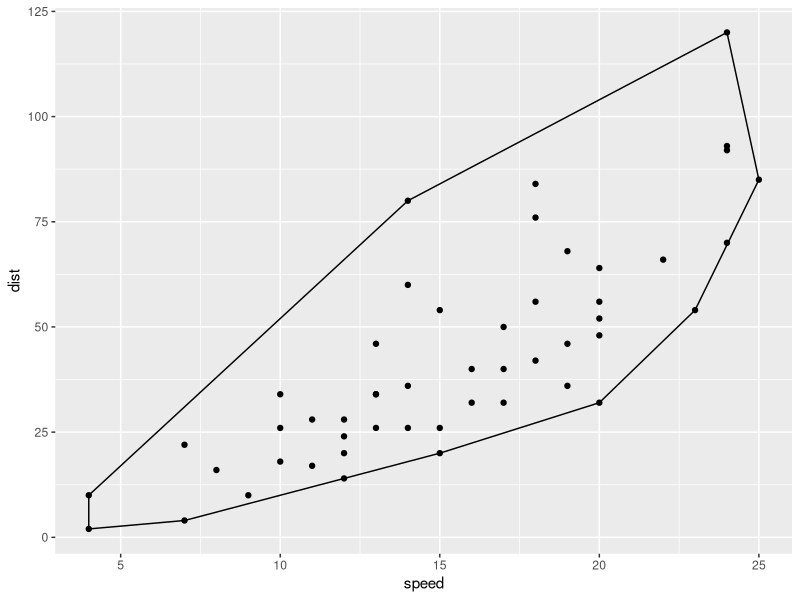
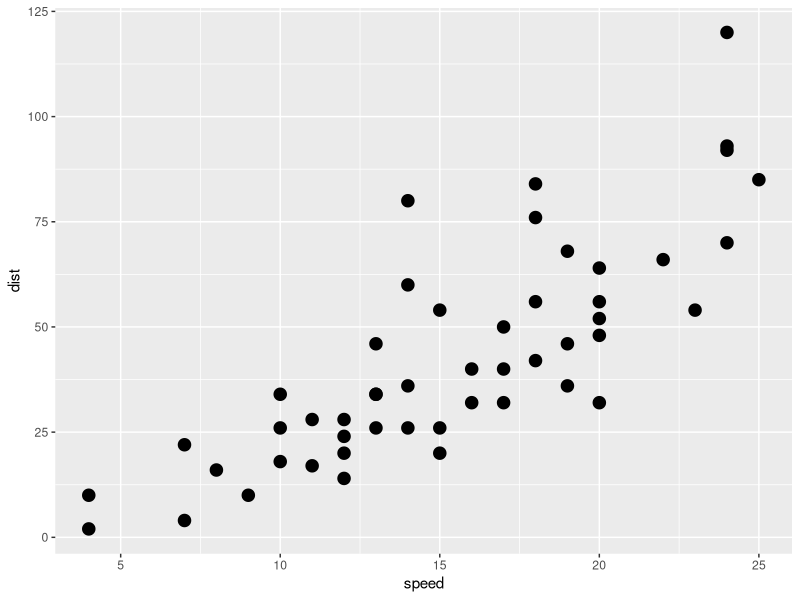

Reproduce these figures in R, in order.
## ---- chunk 1
library(ggplot2)
## ---- chunk 2
StatChull <- ggproto("StatChull", Stat,
                     compute_group = function(data, scales) {
                       data[chull(data$x, data$y), , drop = FALSE]
                     },
                     required_aes = c("x", "y"))
stat_chull <- function(mapping = NULL, data = NULL, geom = "polygon",
                       position = "identity", na.rm = FALSE, show.legend = NA, 
                       inherit.aes = TRUE, ...) {
  layer(
    stat = StatChull, data = data, mapping = mapping, geom = geom, 
    position = position, show.legend = show.legend, inherit.aes = inherit.aes,
    params = list(na.rm = na.rm, ...)
  )
}
## ---- chunk 3
ggplot(cars, aes(speed, dist)) +
  geom_point() +
  stat_chull(fill = "transparent", color = "black")
## ---- chunk 4
GeomSimplePoint <- ggproto("GeomSimplePoint", Geom,
  required_aes = c("x", "y"),
  default_aes = aes(shape = 19, colour = "black"),
  draw_panel = function(data, panel_params, coord) {
    coords <- coord$transform(data, panel_params)
    grid::pointsGrob(
      coords$x, coords$y,
      pch = coords$shape,
      gp = grid::gpar(col = coords$colour)
    )
  }
)

geom_simple_point <- function(mapping = NULL, data = NULL, stat = "identity",
                              position = "identity", na.rm = FALSE, show.legend = NA, 
                              inherit.aes = TRUE, ...) {
  layer(
    geom = GeomSimplePoint, mapping = mapping,  data = data, stat = stat, 
    position = position, show.legend = show.legend, inherit.aes = inherit.aes,
    params = list(na.rm = na.rm, ...)
  )
}
## ---- chunk 5
ggplot(cars, aes(speed, dist)) + 
  geom_simple_point()
